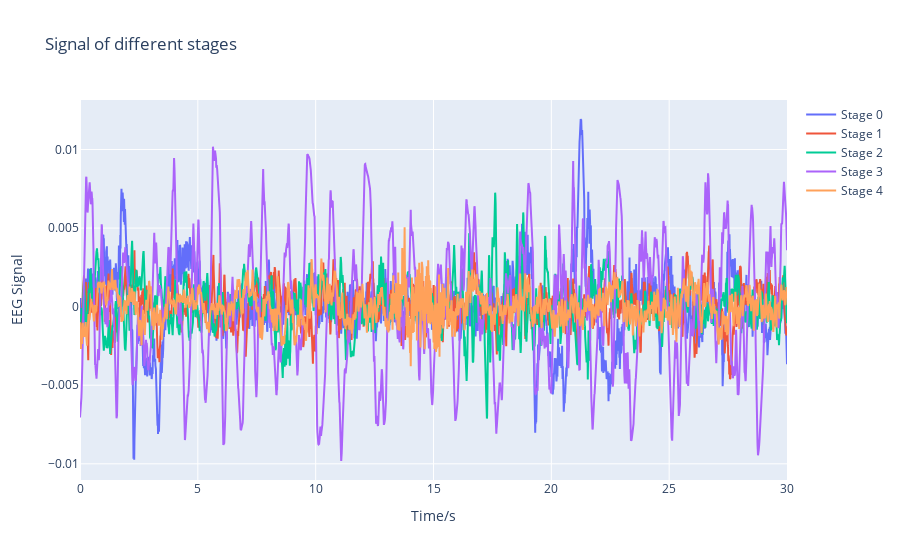

The notebook cell this image was saved under:
### Code cell
compare_signals_of_different_stages(signal_of_stages, 101)

### Figure 1 — Plotly figure (JSON) as saved in the notebook; plotly's stock layout.template omitted (floating-point values rounded to 4 significant figures; data arrays with more than 128 entries replaced by an {"elided": "..."} marker saying what was removed)
{"data": [{"mode": "lines", "name": "Stage 0", "type": "scatter", "x": {"elided": "3000 float values"}, "y": {"elided": "3000 float values"}}, {"mode": "lines", "name": "Stage 1", "type": "scatter", "x": {"elided": "3000 float values"}, "y": {"elided": "3000 float values"}}, {"mode": "lines", "name": "Stage 2", "type": "scatter", "x": {"elided": "3000 float values"}, "y": {"elided": "3000 float values"}}, {"mode": "lines", "name": "Stage 3", "type": "scatter", "x": {"elided": "3000 float values"}, "y": {"elided": "3000 float values"}}, {"mode": "lines", "name": "Stage 4", "type": "scatter", "x": {"elided": "3000 float values"}, "y": {"elided": "3000 float values"}}], "layout": {"title": {"text": "Signal of different stages"}, "xaxis": {"title": {"text": "Time/s"}}, "yaxis": {"title": {"text": "EEG Signal"}}}}
